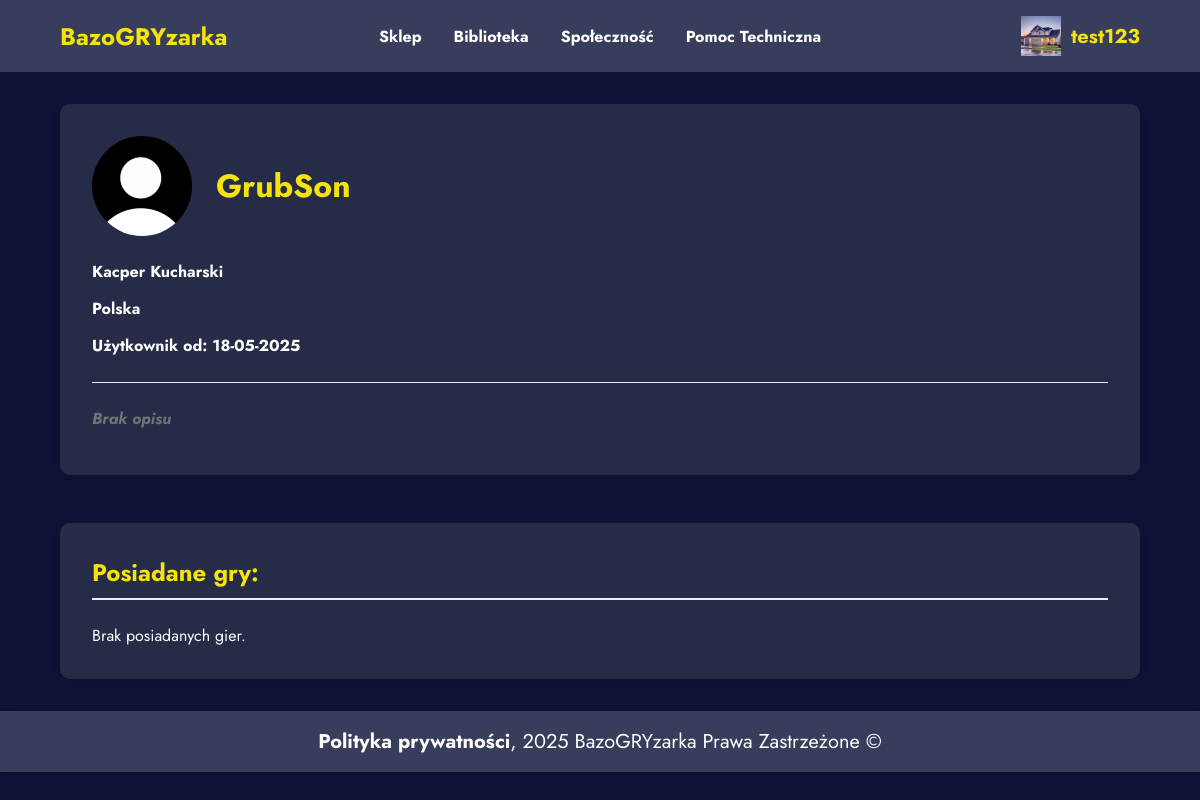
The page /profile?user_id=2 (signed in) on the database its author committed.
### tables this page shows
CREATE TABLE `Uzytkownik` (
  `Id_Uzytkownika` int NOT NULL,
  `Nick` varchar(50) DEFAULT NULL,
  `Imie` varchar(50) DEFAULT NULL,
  `Nazwisko` varchar(50) DEFAULT NULL,
  `Kraj` varchar(50) DEFAULT NULL,
  `LinkDoProfilu` varchar(255) DEFAULT NULL,
  `ZdjecieProfilowe` varchar(50) DEFAULT NULL,
  `Opis` text,
  `password_hash` varchar(255) DEFAULT NULL,
  `created_at` timestamp NULL DEFAULT CURRENT_TIMESTAMP,
  `email` varchar(100) DEFAULT NULL
);

### profile.php (the view, shortened to what this page needs)
<?php
$conn = new mysqli("localhost", "root", "newpassword", "BazoGRYzarka");
$view_user_id = isset($_GET['user_id']) && ctype_digit($_GET['user_id']) ? (int)$_GET['user_id'] : (int)$_SESSION['user_id'];
$stmt = $conn->prepare("SELECT Nick, Imie, Nazwisko, Kraj, ZdjecieProfilowe, Opis, created_at FROM Uzytkownik WHERE Id_Uzytkownika = ?");
$stmt->bind_param("i", $view_user_id);
$stmt->execute();
$result = $stmt->get_result();
$user = $result->fetch_assoc();
$nick = $_SESSION['user'];
$stmt = $conn->prepare("SELECT ZdjecieProfilowe FROM Uzytkownik WHERE Nick = ?");
$stmt->bind_param("s", $nick);
$stmt->execute();
$result = $stmt->get_result();
if ($result->num_rows > 0) {
    $row = $result->fetch_assoc();
    $avatarTwoj = $row['ZdjecieProfilowe'] ?: 'default.jpg';
} else {
    $avatarTwoj = 'default.jpg';
}
$ownedGames = [];
?>
<!DOCTYPE html>
<html lang="pl">
<head>
    <link rel="stylesheet" href="profil.css" />
</head>
<body>
<nav class="navbar">
    <div class="nav-container">
        <h1 class="platform-name"><a href="main">BazoGRYzarka</a></h1>
        <div class="nav-links">
            <a href="sklep">Sklep</a>
            <a href="library">Biblioteka</a>
            <a href="community">Społeczność</a>
            <a href="contact">Pomoc Techniczna</a>
        </div>
        <div class="user-profile">
    <?php if (isset($_SESSION['user']) && isset($_SESSION['user_id'])): ?>
        <img src="images/<?php echo htmlspecialchars($avatarTwoj ?? 'default.jpg'); ?>" alt="User Avatar" class="user-avatar" width="40" height="40" />
        <span class="username"><a href="profile"><?php echo htmlspecialchars($_SESSION['user']); ?></a></span>
    <?php else: ?>
        <img src="images/default.jpg" alt="Default Avatar" class="user-avatar" width="40" height="40" />
        <span class="username"><a href="login">Zaloguj się</a></span>
    <?php endif; ?>
</div>
    </div>
</nav>
<div class="profile-container">
    <div class="profile-section">
        <div class="profile-bubble">
            <div class="profile-header">
                <img src="images/<?= htmlspecialchars($user['ZdjecieProfilowe'] ?? 'default.jpg') ?>" alt="Profile Picture" class="profile-pic" width="100" height="100" />
                <h1><?= htmlspecialchars($user['Nick']) ?></h1>
            </div>
            <div class="profile-info">
                <p><strong><?= htmlspecialchars($user['Imie'] . ' ' . $user['Nazwisko']) ?></strong></p>
                <p><?= htmlspecialchars($user['Kraj'] ?? 'Nie podano kraju') ?></p>
                <p>Użytkownik od: <?= htmlspecialchars(date('d-m-Y', strtotime($user['created_at']))) ?></p>
                <p class="bio"><?= htmlspecialchars($user['Opis'] ?? 'Brak opisu') ?></p>
            </div>
        </div>
    </div>
    <div class="games-section">
        <h2>Posiadane gry:</h2>
        <div class="games-grid">
            <?php if (count($ownedGames) > 0): ?>
                <?php foreach ($ownedGames as $game): ?>
                    <?php
                    $imageFileName = $game['zdjGlowne'] ?? '';
                    $imagePath = "images/" . $imageFileName;
                    if (!file_exists($imagePath) || empty($imageFileName)) {
                        $imagePath = "images/unknown.jpg";
                    }
                    ?>
                    <div class="game-card">
                        <img src="<?= $imagePath ?>" alt="<?= htmlspecialchars($game['Tytul']) ?>" />
                        <h3><?= htmlspecialchars($game['Tytul']) ?></h3>
                    </div>
                <?php endforeach; ?>
            <?php else: ?>
                <p style="color: white;">Brak posiadanych gier.</p>
            <?php endif; ?>
        </div>
    </div>
</div>
<div id="footer">
    <a href="privacy">Polityka prywatności</a>, 2025 BazoGRYzarka Prawa Zastrzeżone &copy;
    </div>
</body>
</html>

### profil.css (style rules this page uses)
* { margin: 0; padding: 0; box-sizing: border-box; font-family: 'Jost', sans-serif !important; }
body { background-color: #0C1336; color: #333; }
h2 { color: #f6e30b; }
.navbar { background-color: #373D5B; padding: 1rem 0; box-shadow: 0 2px 5px rgba(0,0,0,0.1); }
.nav-container { display: flex; justify-content: space-between; align-items: center; width: 90%; max-width: 1200px; margin: 0 auto; }
.platform-name { color: #ffffff; font-size: 1.5rem; margin-right: 3rem; font-weight: bold; }
.nav-links { display: flex; gap: 2rem; position: absolute; left: 50%; transform: translateX(-50%); }
.nav-links a { color: #FFFFFF; text-decoration: none; font-weight: bold; font-size: 1rem; transition: color 0.3s; }
.user-profile { display: flex; align-items: center; gap: 10px; margin-left: 20px; }
.user-avatar { width: 40px; height: 40px; object-fit: cover; }
a { color: #f6e30b; font-weight: bold; text-decoration: none; }
.username { color: #f6e30b; font-weight: bold; font-size: 20px; }
.profile-container { width: 90%; max-width: 1200px; margin: 2rem auto; }
.profile-section { display: flex; gap: 2rem; margin-bottom: 3rem; word-wrap: break-word; overflow-wrap: break-word; word-break: break-word; }
.profile-bubble, .action-buttons { background-color: #262B47; border-radius: 10px; padding: 2rem; box-shadow: 0 2px 10px rgba(0,0,0,0.1); flex: 2; }
.profile-header h1 { color:#f6e30b; font-weight: bold; }
.profile-header { display: flex; align-items: center; margin-bottom: 1.5rem; }
.profile-pic { width: 100px; height: 100px; border-radius: 50%; object-fit: cover; margin-right: 1.5rem; }
.profile-info p { margin-bottom: 0.8rem; line-height: 1.5; color: white; font-weight: bold; }
.profile-info .bio { color: #737373; }
.bio { font-style: italic; margin-top: 1.5rem; padding-top: 1.5rem; border-top: 1px solid #eee; }
.games-section { background-color: #262B47; border-radius: 10px; padding: 2rem; box-shadow: 0 2px 10px rgba(0,0,0,0.1); }
.games-section h2 { margin-bottom: 1.5rem; padding-bottom: 0.5rem; border-bottom: 2px solid #eee; }
.games-grid { display: grid; grid-template-columns: repeat(auto-fill, minmax(325px, 1fr)); gap: 1.5rem; }
#footer { background-color: #373D5B; padding: 1rem 0; box-shadow: 0 2px 5px rgba(0,0,0,0.1); width: 100%; display: flex; justify-content: center; align-items: center; font-size: 20px; color: white; }
#footer a { color: white; }

### rows shown on the page
uzytkownik: ZdjecieProfilowe (picture)
uzytkownik: Nick "GrubSon", Imie+Nazwisko "Kacper Kucharski", Kraj "Polska", created_at "18-05-2025", Opis "Brak opisu"

### other values the page prints
$_SESSION['user'] "test123"
